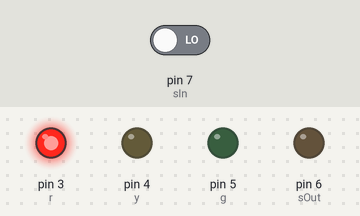
A sketch run on a simulated Arduino Uno, built with avr-gcc and run on an emulated ATmega328P. Shown: output pins drawn as LEDs (lit = HIGH). Inputs (shaded band) come from the test bench; at power-on: pin 7 (sIn) LOW. What the sketch prints to the serial monitor is not drawn.

Above: at 1.2 s.
1.3 s: pin 7 (sIn) driven HIGH
At 2.0 s:
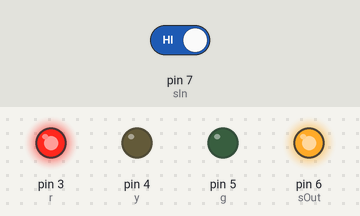
2.8 s: pin 7 (sIn) driven LOW
At 3.2 s:
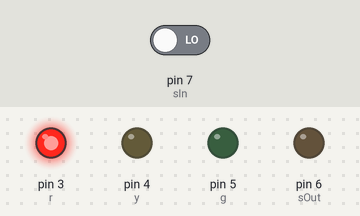
Timing chart, 0 to 5.8 s (numbered marks = the images above; inputs shaded):
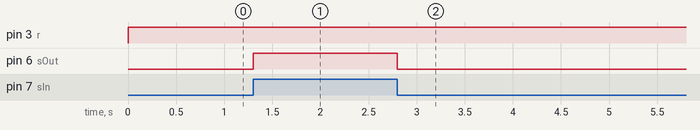

Measured:
- after the input at 1.3 s, pin 6 (sOut): LOW → HIGH at once
- after the input at 2.8 s, pin 6 (sOut): HIGH → LOW at once

The sketch:

Main.ino
```cpp
int dis=0; //from dis_detect

//LED
int r=3;
int y=4;
int g=5;

//Switch
int sIn=7;
int sOut=6;

//Joystick

//OLED

void setup(){

  //LED
  pinMode(r,OUTPUT);
  pinMode(y,OUTPUT);
  pinMode(g,OUTPUT);

  //Switch
  Serial.begin(115200);
  pinMode(sIn,INPUT);
  pinMode(sOut,OUTPUT);

  //Joystick

  //OLED

}

void loop(){

 //LED
  if(dis>=0 && dis<10){
    digitalWrite(r,HIGH);
    digitalWrite(y,LOW);
    digitalWrite(g,LOW);
  }
  else if(dis>=10 && dis<=30){
    digitalWrite(r,LOW);
    digitalWrite(y,HIGH);
    digitalWrite(g,LOW);
  }
  else{
    digitalWrite(r,LOW);
    digitalWrite(y,LOW);
    digitalWrite(g,HIGH);
  }

  //Switch
  int switchStatus = digitalRead(sIn);
  digitalWrite(sOut,switchStatus);
  Serial.println(switchStatus);
  /*
   TODO:
   if(sIn!=HIGH){
   stop transfer "dis" info from bluetooth
   }
   */

   //Joystick

   //OLED

}
```
